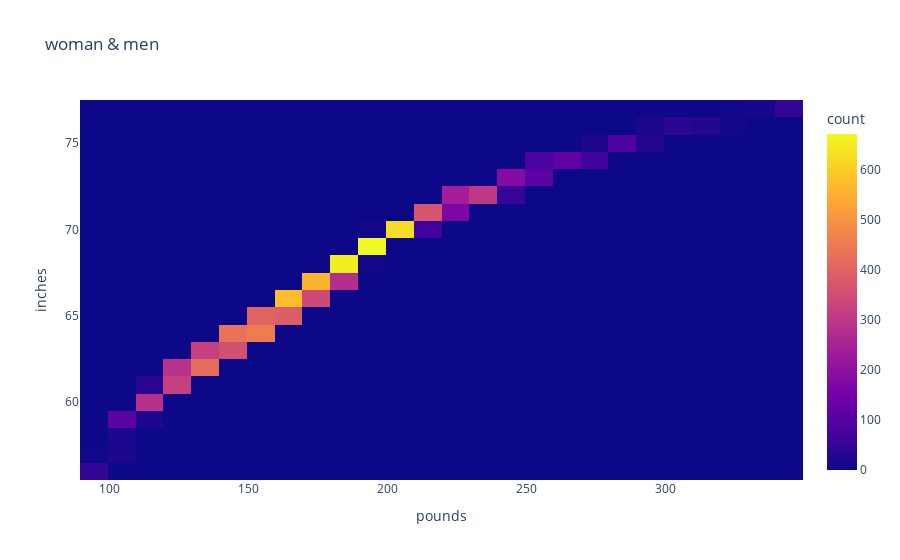
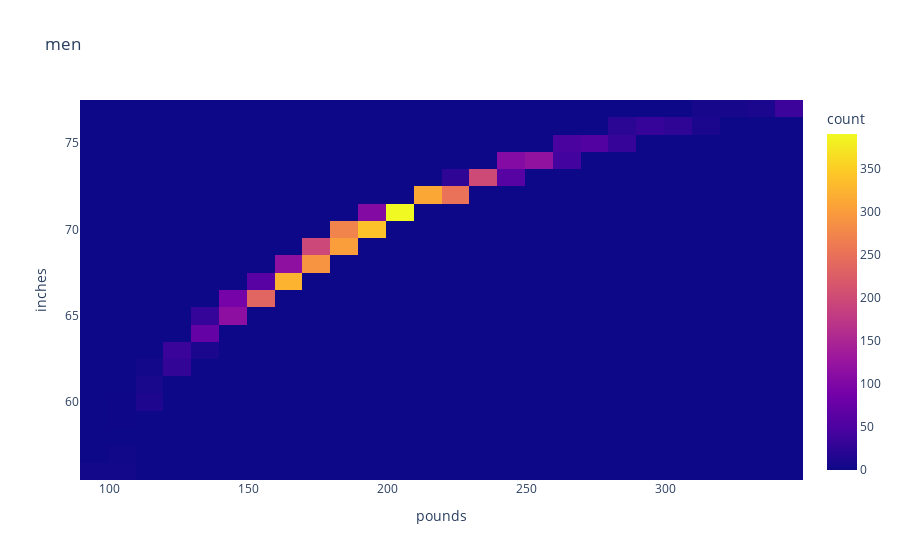

Source (notebook cell) for these figures, in order:
### Code cell
HI_M,HI_W,WP_M,WP_W=[],[],[],[]
for i in range(len(Height_In)):
    if Sex[i]==1:
        HI_M.append(Height_In[i])
        WP_M.append(Weight_lb[i])
    else:
        HI_W.append(Height_In[i])
        WP_W.append(Weight_lb[i])

HI_M=numpy.sort(HI_M)
HI_W=numpy.sort(HI_W)
WP_M=numpy.sort(WP_M)
WP_W=numpy.sort(WP_W)
#inches (in) and weight in pounds Height_In,Weight_lb
df_M=pandas.DataFrame()
df_M['inches']=HI_M
df_M['pounds']=WP_M
df_W=pandas.DataFrame()
df_W['inches']=HI_W
df_W['pounds']=WP_W
figure = plotly.express.density_heatmap(df_box, x="pounds", y= "inches",title="woman & men") 
      #marginal_x= ..., marginal_y= ..., 
      #nbinsx= ..., nbinsy= ...)
figure.show()
figure = plotly.express.density_heatmap(df_M, x="pounds", y= "inches",title="men") 
figure.show()
figure = plotly.express.density_heatmap(df_W, x="pounds", y= "inches",title="women") 
figure.show()

### Figure 1 — Plotly figure (JSON) as saved in the notebook; plotly's stock layout.template omitted (floating-point values rounded to 4 significant figures; data arrays with more than 128 entries replaced by an {"elided": "..."} marker saying what was removed)
{"data": [{"coloraxis": "coloraxis", "hovertemplate": "pounds=%{x}<br>inches=%{y}<br>count=%{z}<extra></extra>", "name": "", "type": "histogram2d", "x": {"elided": "9698 int values"}, "xaxis": "x", "xbingroup": "x", "y": {"elided": "9698 int values"}, "yaxis": "y", "ybingroup": "y"}], "layout": {"coloraxis": {"colorbar": {"title": {"text": "count"}}, "colorscale": [[0, "#0d0887"], [0.1111, "#46039f"], [0.2222, "#7201a8"], [0.3333, "#9c179e"], [0.4444, "#bd3786"], [0.5556, "#d8576b"], [0.6667, "#ed7953"], [0.7778, "#fb9f3a"], [0.8889, "#fdca26"], [1, "#f0f921"]]}, "legend": {"tracegroupgap": 0}, "title": {"text": "woman & men"}, "xaxis": {"anchor": "y", "domain": [0, 1], "title": {"text": "pounds"}}, "yaxis": {"anchor": "x", "domain": [0, 1], "title": {"text": "inches"}}}}

### Figure 2 — Plotly figure (JSON) as saved in the notebook; plotly's stock layout.template omitted (floating-point values rounded to 4 significant figures; data arrays with more than 128 entries replaced by an {"elided": "..."} marker saying what was removed)
{"data": [{"coloraxis": "coloraxis", "hovertemplate": "pounds=%{x}<br>inches=%{y}<br>count=%{z}<extra></extra>", "name": "", "type": "histogram2d", "x": {"elided": "4458 int values"}, "xaxis": "x", "xbingroup": "x", "y": {"elided": "4458 int values"}, "yaxis": "y", "ybingroup": "y"}], "layout": {"coloraxis": {"colorbar": {"title": {"text": "count"}}, "colorscale": [[0, "#0d0887"], [0.1111, "#46039f"], [0.2222, "#7201a8"], [0.3333, "#9c179e"], [0.4444, "#bd3786"], [0.5556, "#d8576b"], [0.6667, "#ed7953"], [0.7778, "#fb9f3a"], [0.8889, "#fdca26"], [1, "#f0f921"]]}, "legend": {"tracegroupgap": 0}, "title": {"text": "men"}, "xaxis": {"anchor": "y", "domain": [0, 1], "title": {"text": "pounds"}}, "yaxis": {"anchor": "x", "domain": [0, 1], "title": {"text": "inches"}}}}
